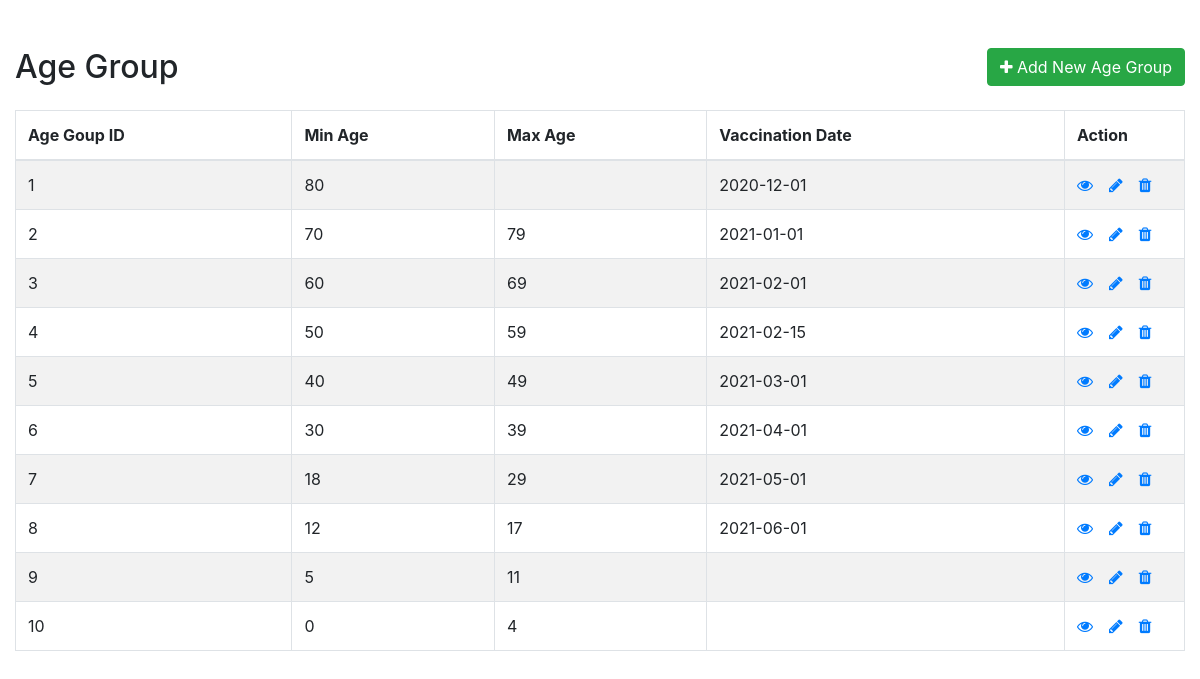
/php/age_group/age_group.php, run on an earlier commit of the app's database.
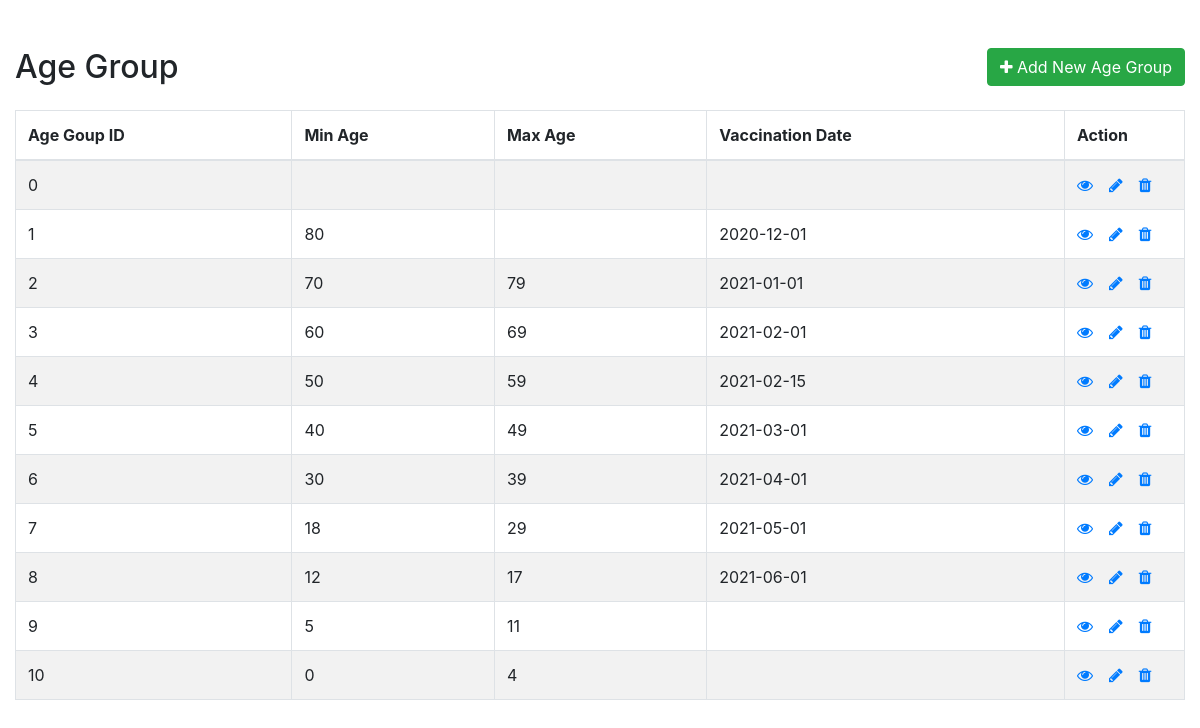
And on a later commit of the database.
### tables this page shows
CREATE TABLE `age_group` (
  `age_group_id` int NOT NULL COMMENT 'primary key',
  `vaccination_date` date DEFAULT NULL COMMENT 'date available for vaccination',
  `min_age` mediumint DEFAULT NULL COMMENT 'minimum age in the group (inclusive)',
  `max_age` mediumint DEFAULT NULL COMMENT 'maximum age in the group (inclusive)',
  PRIMARY KEY (`age_group_id`)
);

### php/age_group/age_group.php (the view, shortened to what this page needs)
<!DOCTYPE html>
<html lang="en">
<head>
    <link rel="stylesheet" href="https://stackpath.bootstrapcdn.com/bootstrap/4.5.2/css/bootstrap.min.css">
    <link rel="stylesheet" href="https://maxcdn.bootstrapcdn.com/font-awesome/4.7.0/css/font-awesome.min.css">
</head>
<body>
    <div class="wrapper">
        <div class="container-fluid">
            <div class="row">
                <div class="col-md-12">
                    <div class="mt-5 mb-3 clearfix">
                        <h2 class="pull-left">Age Group</h2>
                        <a href="create.php" class="btn btn-success pull-right"><i class="fa fa-plus"></i> Add New Age Group</a>
                    </div>
                    <?php
                    $link = connect();
                    $sql = "SELECT * FROM age_group ORDER BY age_group_id ASC";
                    if ($result = mysqli_query($link, $sql)) {
                        if (mysqli_num_rows($result) > 0) {
                            echo '<table class="table table-bordered table-striped">';
                            echo "<thead>";
                            echo "<tr>";
                            echo "<th>Age Goup ID</th>";
                            echo "<th>Min Age</th>";
                            echo "<th>Max Age</th>";
                            echo "<th>Vaccination Date</th>";
                            echo "<th>Action</th>";
                            echo "</tr>";
                            echo "</thead>";
                            echo "<tbody>";
                            while ($row = mysqli_fetch_array($result)) {
                                echo "<tr>";
                                echo "<td>" . $row['age_group_id'] . "</td>";
                                echo "<td>" . $row['min_age'] . "</td>";
                                echo "<td>" . $row['max_age'] . "</td>";
                                echo "<td>" . $row['vaccination_date'] . "</td>";
                                echo "<td>";
                                echo '<a href="read.php?age_group_id=' . $row['age_group_id'] . '" class="mr-3" title="View Record" data-toggle="tooltip"><span class="fa fa-eye"></span></a>';
                                echo '<a href="update.php?age_group_id=' . $row['age_group_id'] . '" class="mr-3" title="Update Record" data-toggle="tooltip"><span class="fa fa-pencil"></span></a>';
                                echo '<a href="delete.php?age_group_id=' . $row['age_group_id'] . '" title="Delete Record" data-toggle="tooltip"><span class="fa fa-trash"></span></a>';
                                echo "</td>";
                                echo "</tr>";
                            }
                            echo "</tbody>";
                            echo "</table>";
                        } else {
                            echo '<div class="alert alert-danger"><em>No records were found.</em></div>';
                        }
                    } else {
                        echo "Oops! Something went wrong. Please try again later.";
                    }
                    ?>
                </div>
            </div>
        </div>
    </div>
</body>
</html>

### php/age_group/age_group.php (style rules this page uses)
table tr td:last-child { width: 120px; }

What changed in the data, as far as the page shows it:
added age_group: age_group_id "0"
